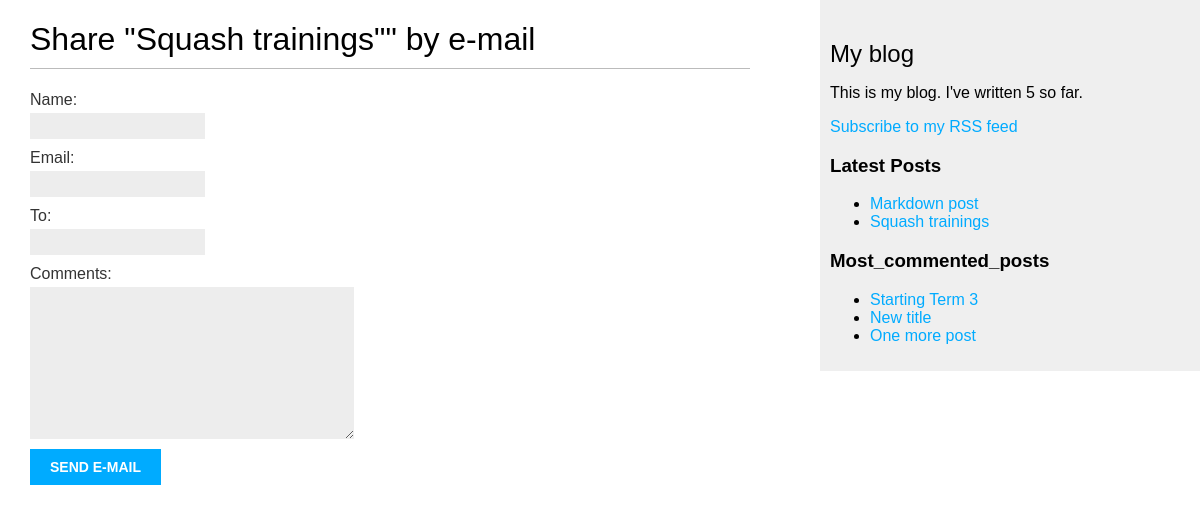
The page /blog/5/share on the database its author committed.
### blog/models.py (models this page shows, shortened)
class Post(models.Model):
    STATUS_CHOICES = (
        ('draft', 'Draft'),
        ('published', 'Published')
    )
    title = models.CharField(max_length=250)
    slug = models.SlugField(max_length=250, unique_for_date='publish')
    author = models.ForeignKey(User, on_delete=models.CASCADE, related_name='blog_posts')
    body = models.TextField()
    publish = models.DateTimeField(default=timezone.now)
    created = models.DateTimeField(auto_now_add=True)
    updated = models.DateTimeField(auto_now=True)
    status = models.CharField(max_length=10, choices=STATUS_CHOICES, default='draft')
    objects = models.Manager()  # default manager
    published = PublishedManager()  # custom manager
    tags = TaggableManager() # Taggagle Manager allows the addition/removal/retreival of tags
    class Meta:
        ordering = ('-publish',)
    def get_absolute_url(self):
        return reverse('blog:post_detail',
                       args=[
                           self.publish.year,
                           self.publish.month,
                           self.publish.day,
                           self.slug
                       ])

### blog/views.py (the view)
# urls.py: path('<int:post_id>/share',views.post_share,name='post_share'),
def post_share(request, post_id):
    post = get_object_or_404(Post, id=post_id, status="published")
    sent_mail = False
    if request.method == "POST":
        form = EmailPostForm(request.POST)
        if form.is_valid():
            cd = form.cleaned_data() # dictionary object with valid data from a user (not necessarily the author)
            post_url = request.build_absolute_url(post.get_absolute_url()) # getting the post detail url
            email_subject = f'{cd.name} recommends you read {post.title} at {post_url}'
            email_message = f'Read {post.title} at {post.url}\n\n {cd.name}\'s comments {cd.comments}.'
            send_mail(email_subject,email_message,'sarang.nirwan@gmail.com',cd.to)
            sent_mail = True
    else:
        form = EmailPostForm()
    return render(request, 'blog/post/share.html',{'post':post,'form':form,'sent':sent_mail})

### blog/forms.py
class EmailPostForm(forms.Form):
    name = forms.CharField(max_length=25) # html equivalent of <input type="text"></input>
    email = forms.EmailField()
    to = forms.EmailField()
    comments = forms.CharField(required=False,widget=forms.Textarea)

### blog/models.py (called while the page is built)
    def get_queryset(self):
        return super(PublishedManager, self).get_queryset() \
            .filter(status='published')

### blog/templatetags/blog_tags.py (called while the page is built)
@register.simple_tag(name='total_posts')
def total_posts():
    return Post.published.count()

@register.inclusion_tag('blog/post/latest_posts.html')
def show_latest_posts(count=5):
    latest_posts = Post.published.order_by('-publish')[:count]
    return {'latest_posts':latest_posts}

@register.simple_tag
def get_most_commented_posts(count = 5):
    return Post.published.annotate(total_comments = Count('comments')).order_by('-total_comments')[:count]

### blog/templates/blog/post/share.html (shortened to what this page needs)
{% extends "blog/base.html" %}
{% block content %}
{% if sent %}
<h1>E-mail successfully sent</h1>
<p>
    "{{post.title}}" was successfully sent to {{form.cleaned_data.to}}.
</p>
{% else %}
<h1>
    Share "{{post.title}}"" by e-mail
</h1>
<form method="post">
    {{form.as_p}}
    <input type="submit" value="Send e-mail">
</form>
{% endif %}
{% endblock %}

### blog/templates/blog/base.html (shortened to what this page needs)
{% load static %}
{% load blog_tags %}
<!DOCTYPE html>
<head>
    <link href="{% static "css\blog.css" %}" rel="stylesheet">
</head>
<body>
    <div id="content">
        {% block content %}
        {% endblock %}
    </div>
    <div id="sidebar">
        <h2>My blog</h2>
        <p>This is my blog. I've written {% total_posts %} so far.</p>
        <p>
            <a href="{% url "blog:post_feed" %}">Subscribe to my RSS feed</a>
        </p>
        <h3>Latest Posts</h3>
        {% show_latest_posts 2 %}
        <h3>Most_commented_posts</h3>
        {% get_most_commented_posts 3 as most_commented %}
        <ul>
            {% for post in most_commented %}
            <li>
                <a href="{{post.get_absolute_url}}">{{post.title}}</a>
            </li>
            {% endfor %}
        </ul>
    </div>
</body>
</html>

### blog/templates/blog/post/latest_posts.html
<ul>
    {% for post in latest_posts %}
    <li>
        <a href="{{ post.get_absolute_url }}">{{ post.title }}</a>
    </li>
    {% endfor %}
</ul>

### blog/static/css/blog.css (style rules this page uses)
body { margin:0; padding:0; font-family:helvetica, sans-serif; }
a { color:#00abff; text-decoration:none; }
h1 { font-weight:normal; border-bottom:1px solid #bbb; padding:0 0 10px 0; }
h2 { font-weight:normal; margin:30px 0 0; }
#content { float:left; width:60%; padding:0 0 0 30px; }
#sidebar { float:right; width:30%; padding:10px; background:#efefef; height:100%; }
label { float:left; clear:both; color:#333; margin-bottom:4px; }
input, textarea { clear:both; float:left; margin:0 0 10px; background:#ededed; border:0; padding:6px 10px; font-size:12px; }
input[type=submit] { font-weight:bold; background:#00abff; color:#fff; padding:10px 20px; font-size:14px; text-transform:uppercase; }

### rows shown on the page
Post: title "Squash trainings"
Post: title "Markdown post"
Post: title "Starting Term 3"
Post: title "New title"
Post: title "One more post"
